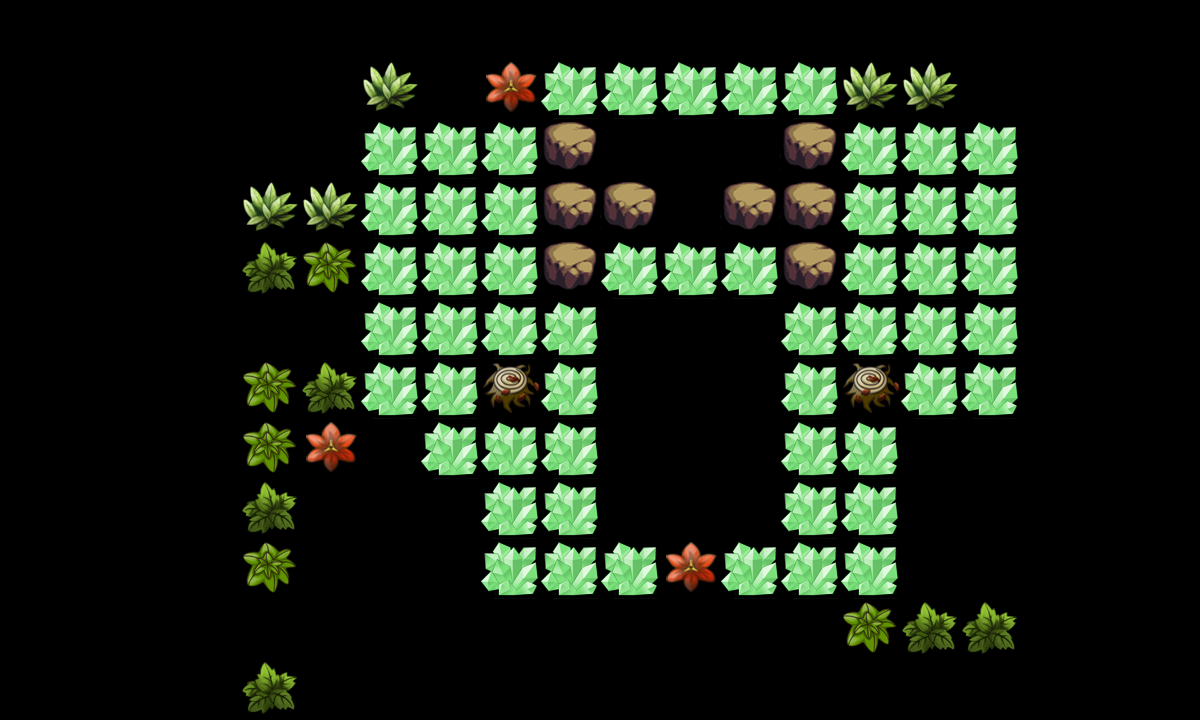

Rendered tile map (Tiled .tmx) drawn with the repository's tilesets; below, a short description and the map source with its tile grids summarised:
An orthogonal 20x12 tile map with 60x60 px tiles, 2 tile layers (canDes, cannotDes) and 13 objects (re1, tankpoint, re2, re3, re4, ...).

<map version="1.0" orientation="orthogonal" width="20" height="12" tilewidth="60" tileheight="60">
 <tileset firstgid="1" name="tmw_desert_spacing" tilewidth="60" tileheight="60">
  <image source="tmw_desert_spacing.png" width="480" height="300" />
  <tile id="30">
   <properties>
    <property name="canDes" value="1" />
   </properties>
  </tile>
 </tileset>
 <layer name="canDes" width="20" height="12">
  <data>[240 cells, 29 non-empty, 6 distinct tile ids]</data>
 </layer>
 <layer name="cannotDes" width="20" height="12">
  <data>[240 cells, 55 non-empty, 1 distinct tile ids]</data>
 </layer>
 <objectgroup name="spawnPoints" width="20" height="12">
  <object name="re1" x="420" y="600" width="60" height="60" />
  <object name="tankpoint" x="616" y="660" width="60" height="60" />
  <object name="re2" x="240" y="60" width="60" height="60" />
  <object name="re3" x="960" y="480" width="60" height="60" />
  <object name="re4" x="360" y="480" width="60" height="60" />
  <object name="re5" x="741" y="634" width="56" height="53" />
  <object name="re6" x="315" y="599" width="58" height="59" />
 </objectgroup>
 <objectgroup name="roadPoints" width="20" height="12" visible="0">
  <object name="p1" x="60" y="360" width="60" height="60" />
  <object name="p2" x="1080" y="360" width="60" height="60" />
 </objectgroup>
 <objectgroup name="bossPoint" width="20" height="12">
  <object name="boss1" x="660" y="420" width="60" height="60" />
 </objectgroup>
 <objectgroup name="buildingPoint" width="20" height="12" visible="0">
  <object name="building1" x="1140" y="360" width="60" height="60" />
 </objectgroup>
 <objectgroup name="endPoint" width="20" height="12">
  <object name="endpoint" x="660" y="127" width="60" height="60" />
 </objectgroup>
 <objectgroup name="morePoint" width="20" height="12">
  <object name="morepoint" x="180" y="300" width="60" height="60" />
 </objectgroup>
</map>
